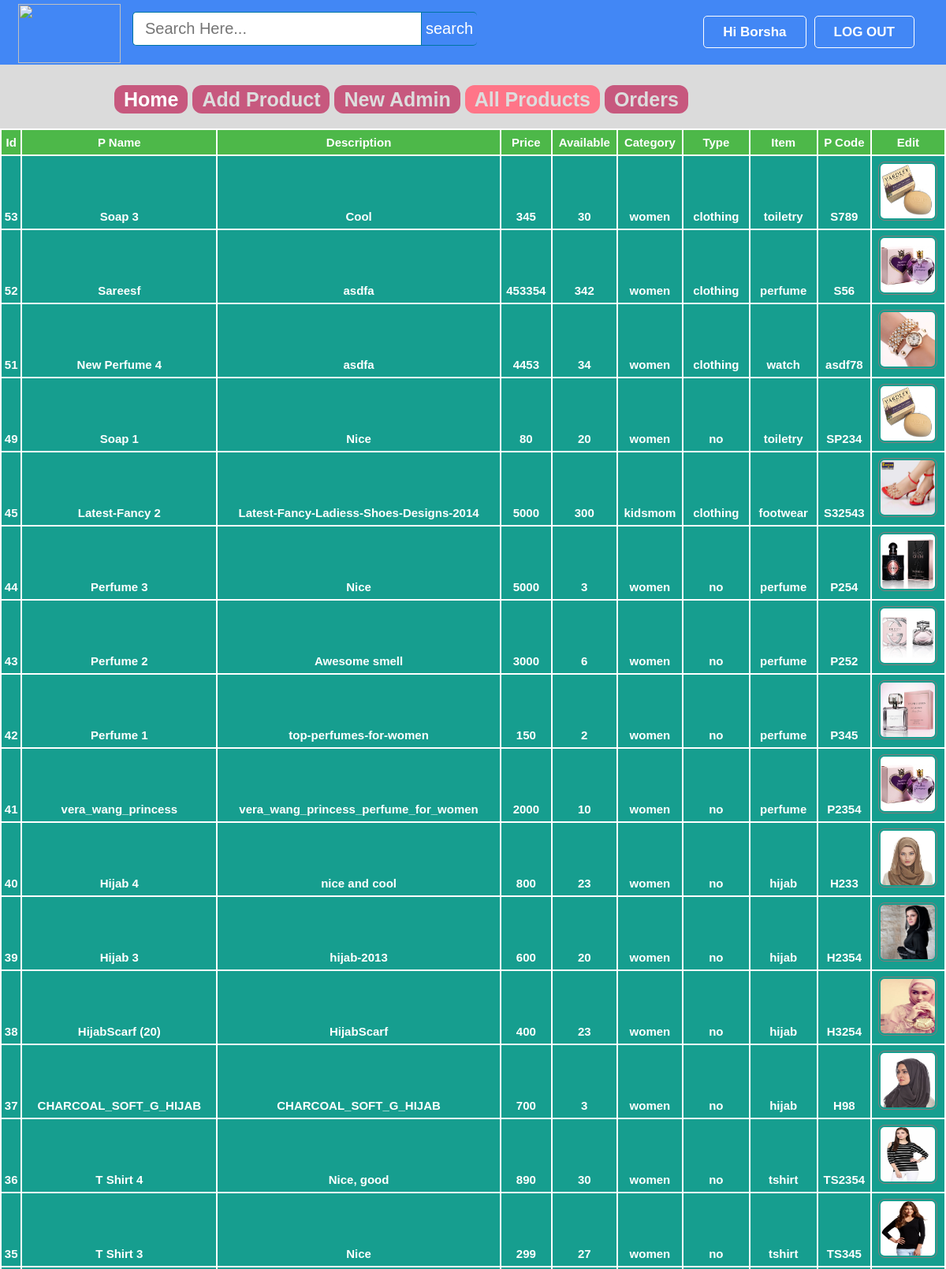
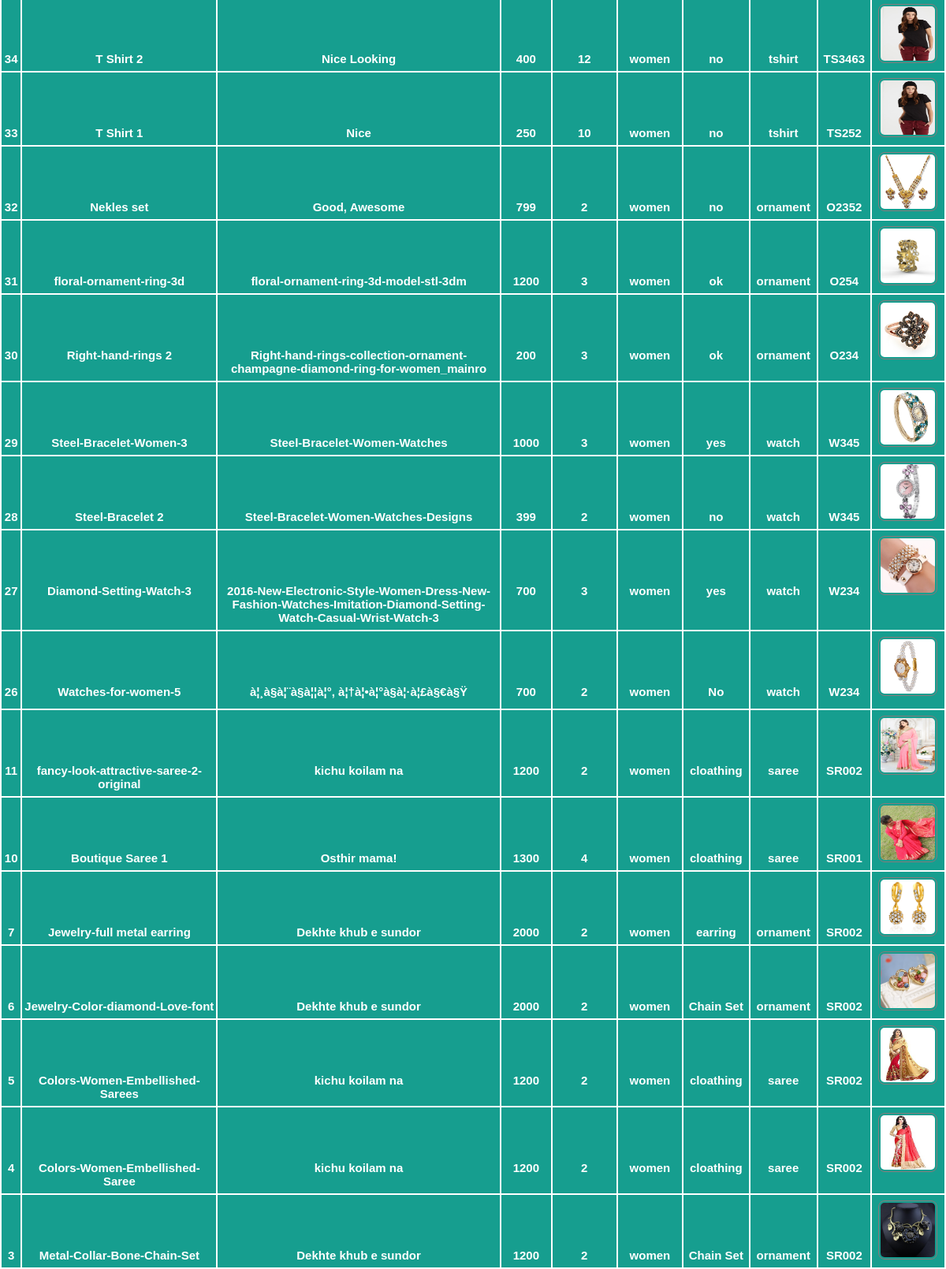
Page /admin/allproducts.php (signed in) on the earlier database version (2 pictures, top to bottom).
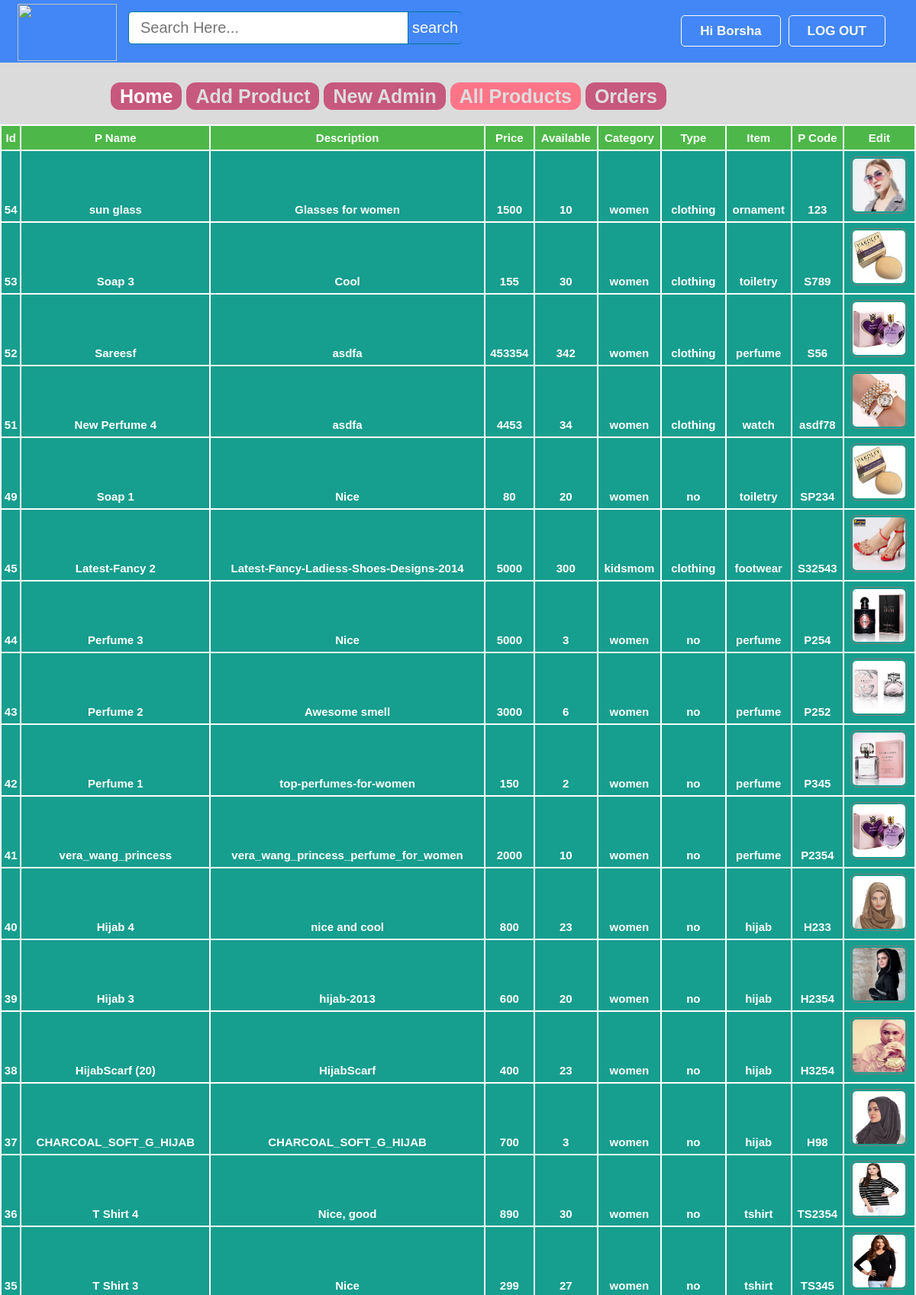
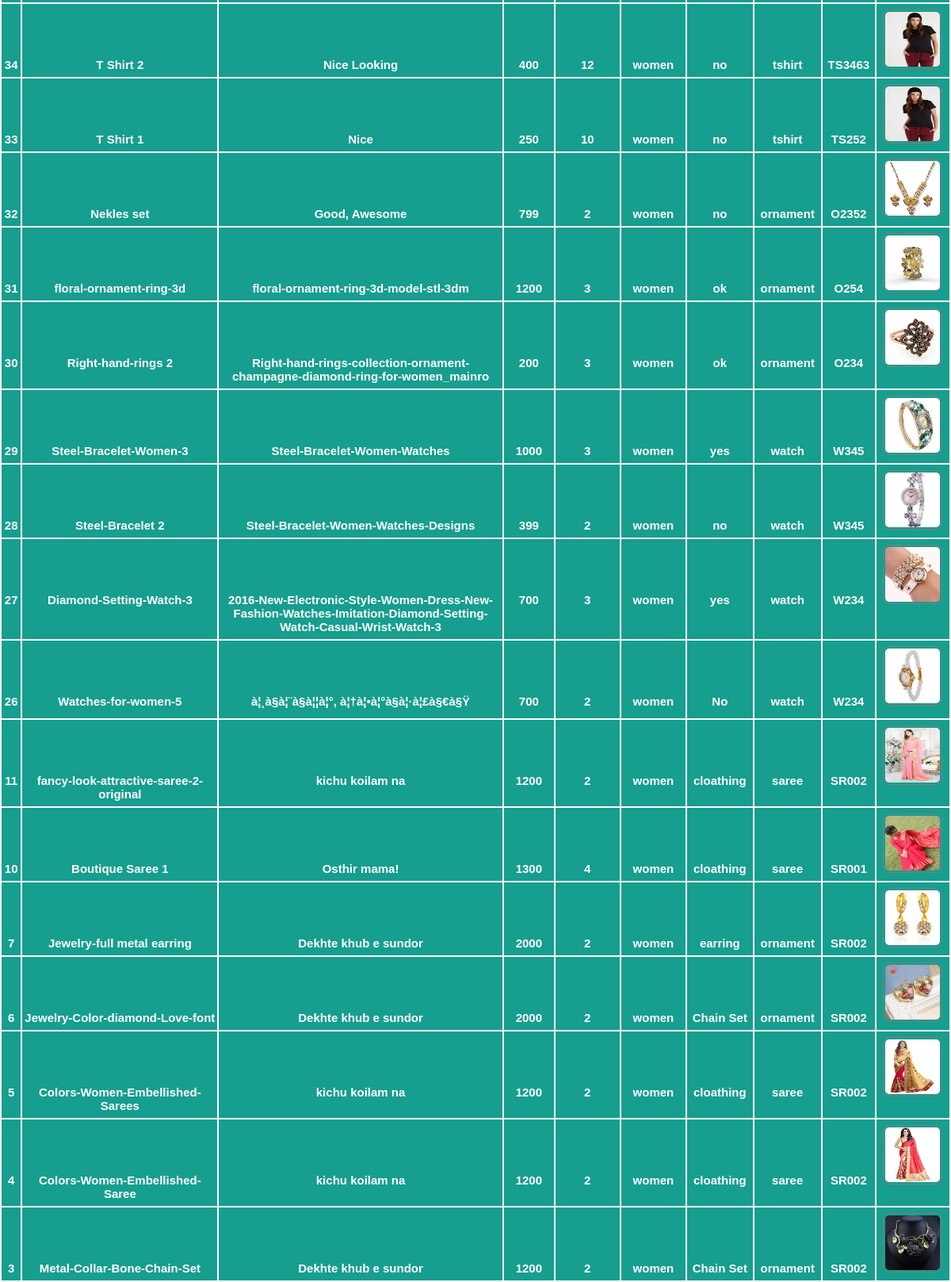
Same page on the later database version (2 pictures, top to bottom).
### tables this page shows
CREATE TABLE `products` (
  `id` int(11) NOT NULL,
  `pName` varchar(100) NOT NULL,
  `price` int(11) NOT NULL,
  `description` text NOT NULL,
  `available` int(11) NOT NULL,
  `category` varchar(100) NOT NULL,
  `type` varchar(100) NOT NULL,
  `item` varchar(100) NOT NULL,
  `pCode` varchar(20) NOT NULL,
  `picture` text NOT NULL
);

### admin/allproducts.php (the view, shortened to what this page needs)
<?php include ( "../inc/connect.inc.php" ); ?>
<?php
if (!isset($_SESSION['admin_login'])) {
	header("location: login.php");
	$user = "";
}
else {
	$user = $_SESSION['admin_login'];
	$result = mysqli_query($conn,"SELECT * FROM admin WHERE id='$user'");
		$get_user_email = mysqli_fetch_assoc($result);
			$uname_db = $get_user_email['firstName'];
}
?>
<!doctype html>
<html>
	<head>
		<link rel="stylesheet" type="text/css" href="../css/style.css">
	</head>
	<body class="home-welcome-text" style="background-image: url(../image/homebackgrndimg2.png);">
		<div class="homepageheader">
			<div class="signinButton loginButton">
				<div class="uiloginbutton signinButton loginButton" style="margin-right: 40px;">
					<?php
						if ($user!="") {
							echo '<a style="text-decoration: none;color: #fff;" href="logout.php">LOG OUT</a>';
						}
					 ?>
				</div>
				<div class="uiloginbutton signinButton loginButton">
					<?php
						if ($user!="") {
							echo '<a style="text-decoration: none;color: #fff;" href="login.php">Hi '.$uname_db.'</a>';
						}
						else {
							echo '<a style="text-decoration: none;color: #fff;" href="login.php">LOG IN</a>';
						}
					 ?>
				</div>
			</div>
			<div style="float: left; margin: 5px 0px 0px 23px;">
				<a href="index.php">
					<img style=" height: 75px; width: 130px;" src="../image/epasalogo.png">
				</a>
			</div>
			<div class="">
				<div id="srcheader">
					<form id="newsearch" method="get" action="http://www.google.com">
					        <input type="text" class="srctextinput" name="q" size="21" maxlength="120"  placeholder="Search Here..."><input type="submit" value="search" class="srcbutton" >
					</form>
				</div>
			</div>
		</div>
		<div class="categolis">
			<table>
				<tr>
					<th>
						<a href="index.php" style="text-decoration: none;color: #fff;padding: 4px 12px;background-color: #c7587e;border-radius: 12px;">Home</a>
					</th>
					<th><a href="addproduct.php" style="text-decoration: none;color: #ddd;padding: 4px 12px;background-color: #c7587e;border-radius: 12px;">Add Product</a></th>
					<th><a href="newadmin.php" style="text-decoration: none;color: #ddd;padding: 4px 12px;background-color: #c7587e;border-radius: 12px;">New Admin</a></th>
					<th><a href="allproducts.php" style="text-decoration: none;color: #ddd;padding: 4px 12px;background-color: #ff7588;border-radius: 12px;">All Products</a></th>
					<th><a href="orders.php" style="text-decoration: none;color: #ddd;padding: 4px 12px;background-color: #c7587e;border-radius: 12px;">Orders</a></th>
				</tr>
			</table>
		</div>
		<div>
			<table class="rightsidemenu">
				<tr style="font-weight: bold;" colspan="10" bgcolor="#4DB849">
					<th>Id</th>
					<th>P Name</th>
					<th>Description</th>
					<th>Price</th>
					<th>Available</th>
					<th>Category</th>
					<th>Type</th>
					<th>Item</th>
					<th>P Code</th>
					<th>Edit</th>
				</tr>
				<tr>
					<?php include ( "../inc/connect.inc.php");
					$query = "SELECT * FROM products ORDER BY id DESC";
					$run = mysqli_query($conn, $query);
					while ($row=mysqli_fetch_assoc($run)) {
						$id = $row['id'];
						$pName = substr($row['pName'], 0,50);
						$descri = $row['description'];
						$price = $row['price'];
						$available = $row['available'];
						$category = $row['category'];
						$type = $row['type'];
						$item = $row['item'];
						$pCode = $row['pCode'];
						$picture = $row['picture'];
					 ?>
					<th><?php echo $id; ?></th>
					<th><?php echo $pName; ?></th>
					<th><?php echo $descri; ?></th>
					<th><?php echo $price; ?></th>
					<th><?php echo $available; ?></th>
					<th><?php echo $category; ?></th>
					<th><?php echo $type; ?></th>
					<th><?php echo $item; ?></th>
					<th><?php echo $pCode; ?></th>
					<th><?php echo '<div class="home-prodlist-img"><a href="editproduct.php?epid='.$id.'">
									<img src="../image/product/'.$item.'/'.$picture.'" class="home-prodlist-imgi" style="height: 75px; width: 75px;">
									</a>
								</div>' ?></th>
				</tr>
				<?php } ?>
			</table>
		</div>
	</body>
</html>

### css/style.css (style rules this page uses)
html, body, div, span, applet, object, iframe, h1, h2, h3, h4, h5, h6, p, blockquote, pre, a, abbr, acronym, address, big, cite, code, del, dfn, em, img, ins, kbd, q, s, samp, small, strike, strong, sub, sup, tt, var, b, u, i, center, dl, dt, dd, ol, ul, li, fieldset, form, label, legend, table, caption, tbody, tfoot, thead, tr, th, td, article, aside, canvas, details, embed, figure, figcaption, footer, header, hgroup, menu, nav, output, ruby, section, summary, time, mark, audio, video { margin: 0; padding: 0; border: 0; font: inherit; vertical-align: baseline; box-sizing: border-box; }
body { line-height: normal; }
table { border-collapse: collapse; border-spacing: 0; }
* { margin: 0px; padding: 0px; }
body, button, input, label, select, td, textarea { font-family: Arial, Helvetica, tahoma,verdana,arial,sans-serif; font-size: 12px; }
body { width: 100%; position: relative; background-color: #ffffff; min-width: 1080px; }
.homepageheader { position: fixed; height: 82px; width: 100%; min-width: 980px; margin: 0px; background-color: #4287f5; }
.loginButton .signinButton { color: red; background: ; border: 1px solid #FFFFFF; cursor: pointer; display: inline-block; font-weight: bold; line-height: 15px; padding: 12px 24px; border-radius: 5px; text-align: center; text-decoration: none; float: right; margin: 20px 0px 0px 10px; font-size: 17px; }
#newsearch { float:left; padding:15px; }
.srctextinput { margin: 0px; padding: 9px 15px; font-family: Arial, Helvetica, sans-serif; font-size:20px; border:1px solid #0076a3; border-right:0px; border-top-left-radius: 5px 5px; border-bottom-left-radius: 5px 5px; width: 335px; }
.srcbutton { margin: 0; padding: 9px 5px; font-family: Arial, Helvetica, sans-serif; font-size:20px; outline: none; cursor: pointer; text-align: center; text-decoration: none; color: #ffffff; background-color: #4287f5; border: solid 1px #0076a3; border-right:0px; border-top-right-radius: 5px 5px; border-bottom-right-radius: 5px 5px; }
.home-welcome-text { height: 800px; }
.home-prodlist-imgi { height: 350px; width: 300px; padding: 2px; border: 1px solid #847b7b; border-radius: 8px; }
.categolis { line-height: 1.3; font-weight: bold; color: #fff; padding: 110px 20px 20px 145px; background-color: #dbdbdb; text-align: center; font-size: 25px; }
.categolis table tbody tr th { padding: 0px 6px 0px 0px; }
.rightsidemenu { float: right; text-align: center; width: 100%; margin: 0px; background-color: #169e8f; font-size: 15px; color: #fff; font-weight: bold; height: 537px; overflow: auto; }
.rightsidemenu th { margin-top: 5px; border: 2px solid; padding: 7px 2px; width: 10px; }

Differences in the rows shown:
added products: id "54", pName "sun glass", description "Glasses for women", price "1500", available "10", category "women", type "clothing", item "ornament", pCode "123", item+picture (picture)
changed products "Soap 3": price "345" → "155"
